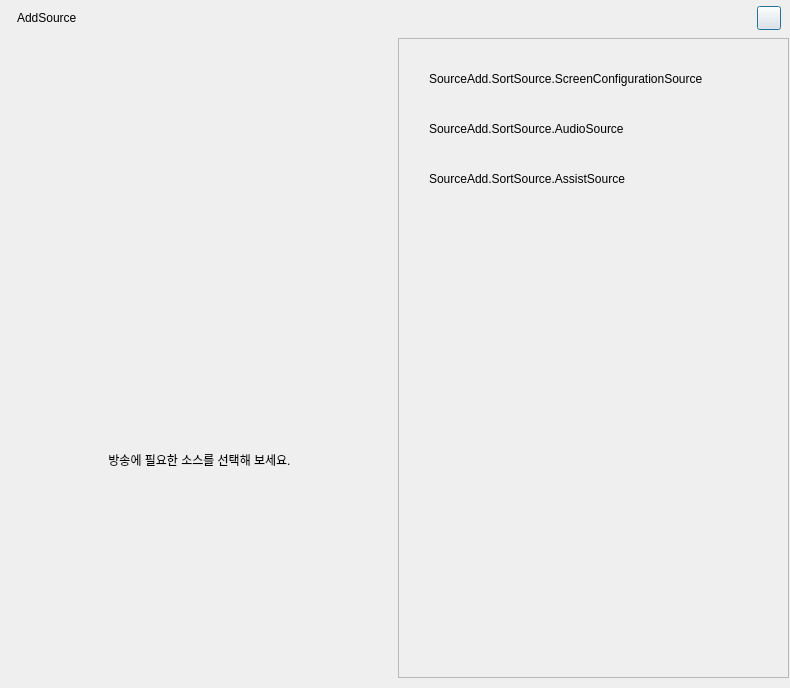
<?xml version="1.0" encoding="UTF-8"?>
<ui version="4.0">
 <class>AFQSelectSourceDialog</class>
 <widget class="QDialog" name="AFQSelectSourceDialog">
  <property name="geometry">
   <rect>
    <x>0</x>
    <y>0</y>
    <width>790</width>
    <height>688</height>
   </rect>
  </property>
  <property name="sizePolicy">
   <sizepolicy hsizetype="Preferred" vsizetype="Preferred">
    <horstretch>0</horstretch>
    <verstretch>0</verstretch>
   </sizepolicy>
  </property>
  <property name="minimumSize">
   <size>
    <width>790</width>
    <height>688</height>
   </size>
  </property>
  <property name="windowTitle">
   <string>Dialog</string>
  </property>
  <property name="styleSheet">
   <string notr="true"/>
  </property>
  <layout class="QVBoxLayout" name="verticalLayout">
   <property name="spacing">
    <number>0</number>
   </property>
   <property name="leftMargin">
    <number>1</number>
   </property>
   <property name="topMargin">
    <number>0</number>
   </property>
   <property name="rightMargin">
    <number>1</number>
   </property>
   <property name="bottomMargin">
    <number>0</number>
   </property>
   <item>
    <widget class="QFrame" name="titleFrame">
     <property name="minimumSize">
      <size>
       <width>0</width>
       <height>38</height>
      </size>
     </property>
     <property name="maximumSize">
      <size>
       <width>16777215</width>
       <height>38</height>
      </size>
     </property>
     <layout class="QHBoxLayout" name="horizontalLayout_3">
      <property name="leftMargin">
       <number>16</number>
      </property>
      <property name="topMargin">
       <number>6</number>
      </property>
      <property name="rightMargin">
       <number>8</number>
      </property>
      <property name="bottomMargin">
       <number>8</number>
      </property>
      <item>
       <widget class="QLabel" name="titleLabel">
        <property name="text">
         <string>AddSource</string>
        </property>
        <property name="labelType" stdset="0">
         <string>labelTitle</string>
        </property>
       </widget>
      </item>
      <item>
       <spacer name="horizontalSpacer">
        <property name="orientation">
         <enum>Qt::Horizontal</enum>
        </property>
        <property name="sizeHint" stdset="0">
         <size>
          <width>40</width>
          <height>20</height>
         </size>
        </property>
       </spacer>
      </item>
      <item>
       <widget class="QPushButton" name="closeButton">
        <property name="minimumSize">
         <size>
          <width>24</width>
          <height>24</height>
         </size>
        </property>
        <property name="maximumSize">
         <size>
          <width>24</width>
          <height>24</height>
         </size>
        </property>
        <property name="text">
         <string/>
        </property>
        <property name="iconSize">
         <size>
          <width>11</width>
          <height>11</height>
         </size>
        </property>
        <property name="buttonType" stdset="0">
         <string>closeButton</string>
        </property>
       </widget>
      </item>
     </layout>
    </widget>
   </item>
   <item>
    <layout class="QHBoxLayout" name="horizontalLayout_4" stretch="0,0">
     <property name="leftMargin">
      <number>0</number>
     </property>
     <property name="topMargin">
      <number>0</number>
     </property>
     <property name="rightMargin">
      <number>0</number>
     </property>
     <property name="bottomMargin">
      <number>0</number>
     </property>
     <item>
      <widget class="QStackedWidget" name="stackedWidget">
       <property name="sizePolicy">
        <sizepolicy hsizetype="Preferred" vsizetype="Preferred">
         <horstretch>0</horstretch>
         <verstretch>0</verstretch>
        </sizepolicy>
       </property>
       <property name="currentIndex">
        <number>1</number>
       </property>
       <widget class="QFrame" name="frameSourceInfo">
        <property name="sizePolicy">
         <sizepolicy hsizetype="Preferred" vsizetype="Preferred">
          <horstretch>0</horstretch>
          <verstretch>0</verstretch>
         </sizepolicy>
        </property>
        <property name="minimumSize">
         <size>
          <width>397</width>
          <height>648</height>
         </size>
        </property>
        <property name="maximumSize">
         <size>
          <width>16777215</width>
          <height>16777215</height>
         </size>
        </property>
        <property name="layoutDirection">
         <enum>Qt::LeftToRight</enum>
        </property>
        <property name="frameShape">
         <enum>QFrame::StyledPanel</enum>
        </property>
        <property name="frameShadow">
         <enum>QFrame::Raised</enum>
        </property>
        <layout class="QVBoxLayout" name="sourceInfoLayout">
         <property name="spacing">
          <number>0</number>
         </property>
         <property name="sizeConstraint">
          <enum>QLayout::SetDefaultConstraint</enum>
         </property>
         <property name="leftMargin">
          <number>0</number>
         </property>
         <property name="topMargin">
          <number>0</number>
         </property>
         <property name="rightMargin">
          <number>0</number>
         </property>
         <property name="bottomMargin">
          <number>0</number>
         </property>
         <item>
          <spacer name="verticalSpacer_4">
           <property name="orientation">
            <enum>Qt::Vertical</enum>
           </property>
           <property name="sizeType">
            <enum>QSizePolicy::Expanding</enum>
           </property>
           <property name="sizeHint" stdset="0">
            <size>
             <width>20</width>
             <height>100</height>
            </size>
           </property>
          </spacer>
         </item>
         <item>
          <widget class="QLabel" name="labelSourceName">
           <property name="minimumSize">
            <size>
             <width>0</width>
             <height>22</height>
            </size>
           </property>
           <property name="maximumSize">
            <size>
             <width>16777215</width>
             <height>22</height>
            </size>
           </property>
           <property name="text">
            <string>source Name</string>
           </property>
           <property name="alignment">
            <set>Qt::AlignCenter</set>
           </property>
          </widget>
         </item>
         <item>
          <spacer name="verticalSpacer_5">
           <property name="orientation">
            <enum>Qt::Vertical</enum>
           </property>
           <property name="sizeType">
            <enum>QSizePolicy::Fixed</enum>
           </property>
           <property name="sizeHint" stdset="0">
            <size>
             <width>20</width>
             <height>14</height>
            </size>
           </property>
          </spacer>
         </item>
         <item>
          <layout class="QHBoxLayout" name="horizontalLayout_2">
           <property name="spacing">
            <number>0</number>
           </property>
           <property name="topMargin">
            <number>0</number>
           </property>
           <item>
            <widget class="QLabel" name="labelSourceInfo">
             <property name="minimumSize">
              <size>
               <width>350</width>
               <height>90</height>
              </size>
             </property>
             <property name="maximumSize">
              <size>
               <width>350</width>
               <height>90</height>
              </size>
             </property>
             <property name="text">
              <string>source Info</string>
             </property>
             <property name="alignment">
              <set>Qt::AlignCenter</set>
             </property>
             <property name="wordWrap">
              <bool>true</bool>
             </property>
            </widget>
           </item>
          </layout>
         </item>
         <item>
          <spacer name="verticalSpacer_6">
           <property name="orientation">
            <enum>Qt::Vertical</enum>
           </property>
           <property name="sizeType">
            <enum>QSizePolicy::Fixed</enum>
           </property>
           <property name="sizeHint" stdset="0">
            <size>
             <width>20</width>
             <height>78</height>
            </size>
           </property>
          </spacer>
         </item>
         <item>
          <layout class="QHBoxLayout" name="horizontalLayout">
           <item>
            <widget class="QLabel" name="labelSourceImage">
             <property name="minimumSize">
              <size>
               <width>285</width>
               <height>160</height>
              </size>
             </property>
             <property name="maximumSize">
              <size>
               <width>285</width>
               <height>160</height>
              </size>
             </property>
             <property name="text">
              <string>source Image</string>
             </property>
             <property name="alignment">
              <set>Qt::AlignCenter</set>
             </property>
            </widget>
           </item>
          </layout>
         </item>
         <item>
          <spacer name="verticalSpacer_7">
           <property name="orientation">
            <enum>Qt::Vertical</enum>
           </property>
           <property name="sizeHint" stdset="0">
            <size>
             <width>20</width>
             <height>40</height>
            </size>
           </property>
          </spacer>
         </item>
        </layout>
       </widget>
       <widget class="QFrame" name="emptySourceFrame">
        <property name="sizePolicy">
         <sizepolicy hsizetype="Preferred" vsizetype="Preferred">
          <horstretch>0</horstretch>
          <verstretch>0</verstretch>
         </sizepolicy>
        </property>
        <layout class="QVBoxLayout" name="verticalLayout_EmptySource" stretch="0,0,0,0,0">
         <property name="spacing">
          <number>0</number>
         </property>
         <property name="leftMargin">
          <number>0</number>
         </property>
         <property name="topMargin">
          <number>0</number>
         </property>
         <property name="rightMargin">
          <number>0</number>
         </property>
         <property name="bottomMargin">
          <number>0</number>
         </property>
         <item>
          <spacer name="verticalSpacer_8">
           <property name="orientation">
            <enum>Qt::Vertical</enum>
           </property>
           <property name="sizeType">
            <enum>QSizePolicy::Expanding</enum>
           </property>
           <property name="sizeHint" stdset="0">
            <size>
             <width>20</width>
             <height>192</height>
            </size>
           </property>
          </spacer>
         </item>
         <item>
          <layout class="QHBoxLayout" name="horizontalLayout_5">
           <property name="topMargin">
            <number>0</number>
           </property>
           <item>
            <widget class="QLabel" name="label_EmptySource">
             <property name="minimumSize">
              <size>
               <width>167</width>
               <height>160</height>
              </size>
             </property>
             <property name="maximumSize">
              <size>
               <width>167</width>
               <height>160</height>
              </size>
             </property>
             <property name="text">
              <string/>
             </property>
            </widget>
           </item>
          </layout>
         </item>
         <item>
          <spacer name="verticalSpacer_10">
           <property name="orientation">
            <enum>Qt::Vertical</enum>
           </property>
           <property name="sizeType">
            <enum>QSizePolicy::Fixed</enum>
           </property>
           <property name="sizeHint" stdset="0">
            <size>
             <width>20</width>
             <height>34</height>
            </size>
           </property>
          </spacer>
         </item>
         <item>
          <widget class="QLabel" name="label_EmptyGuide">
           <property name="text">
            <string>방송에 필요한 소스를 선택해 보세요.</string>
           </property>
           <property name="alignment">
            <set>Qt::AlignCenter</set>
           </property>
          </widget>
         </item>
         <item>
          <spacer name="verticalSpacer_9">
           <property name="orientation">
            <enum>Qt::Vertical</enum>
           </property>
           <property name="sizeHint" stdset="0">
            <size>
             <width>20</width>
             <height>40</height>
            </size>
           </property>
          </spacer>
         </item>
        </layout>
       </widget>
      </widget>
     </item>
     <item>
      <widget class="QFrame" name="sourceListFrame">
       <layout class="QVBoxLayout" name="sourceListLayout">
        <property name="spacing">
         <number>0</number>
        </property>
        <property name="leftMargin">
         <number>0</number>
        </property>
        <property name="topMargin">
         <number>0</number>
        </property>
        <property name="rightMargin">
         <number>0</number>
        </property>
        <property name="bottomMargin">
         <number>10</number>
        </property>
        <item>
         <widget class="QScrollArea" name="sourceScrollArea">
          <property name="minimumSize">
           <size>
            <width>0</width>
            <height>0</height>
           </size>
          </property>
          <property name="horizontalScrollBarPolicy">
           <enum>Qt::ScrollBarAlwaysOff</enum>
          </property>
          <property name="sizeAdjustPolicy">
           <enum>QAbstractScrollArea::AdjustIgnored</enum>
          </property>
          <property name="widgetResizable">
           <bool>true</bool>
          </property>
          <widget class="QWidget" name="scrollAreaWidgetContents">
           <property name="geometry">
            <rect>
             <x>0</x>
             <y>0</y>
             <width>381</width>
             <height>636</height>
            </rect>
           </property>
           <layout class="QVBoxLayout" name="sourceSelectLayout" stretch="0,1,0,0,1,0,0,1,0">
            <property name="spacing">
             <number>10</number>
            </property>
            <property name="leftMargin">
             <number>30</number>
            </property>
            <property name="topMargin">
             <number>30</number>
            </property>
            <property name="rightMargin">
             <number>30</number>
            </property>
            <item>
             <widget class="QLabel" name="labelScreenComposit">
              <property name="minimumSize">
               <size>
                <width>300</width>
                <height>20</height>
               </size>
              </property>
              <property name="maximumSize">
               <size>
                <width>300</width>
                <height>20</height>
               </size>
              </property>
              <property name="text">
               <string>SourceAdd.SortSource.ScreenConfigurationSource</string>
              </property>
              <property name="labelType" stdset="0">
               <string>labelAddSourceComposit</string>
              </property>
             </widget>
            </item>
            <item>
             <layout class="QGridLayout" name="gridLayoutScreen">
              <property name="spacing">
               <number>10</number>
              </property>
             </layout>
            </item>
            <item>
             <spacer name="verticalSpacer">
              <property name="orientation">
               <enum>Qt::Vertical</enum>
              </property>
              <property name="sizeType">
               <enum>QSizePolicy::Fixed</enum>
              </property>
              <property name="sizeHint" stdset="0">
               <size>
                <width>20</width>
                <height>20</height>
               </size>
              </property>
             </spacer>
            </item>
            <item>
             <widget class="QLabel" name="labelAudioComposit">
              <property name="minimumSize">
               <size>
                <width>300</width>
                <height>20</height>
               </size>
              </property>
              <property name="maximumSize">
               <size>
                <width>300</width>
                <height>20</height>
               </size>
              </property>
              <property name="text">
               <string>SourceAdd.SortSource.AudioSource</string>
              </property>
              <property name="labelType" stdset="0">
               <string>labelAddSourceComposit</string>
              </property>
             </widget>
            </item>
            <item>
             <layout class="QGridLayout" name="gridLayoutAudio">
              <property name="spacing">
               <number>10</number>
              </property>
             </layout>
            </item>
            <item>
             <spacer name="verticalSpacer_2">
              <property name="orientation">
               <enum>Qt::Vertical</enum>
              </property>
              <property name="sizeType">
               <enum>QSizePolicy::Fixed</enum>
              </property>
              <property name="sizeHint" stdset="0">
               <size>
                <width>20</width>
                <height>20</height>
               </size>
              </property>
             </spacer>
            </item>
            <item>
             <widget class="QLabel" name="labelEtcComposit">
              <property name="minimumSize">
               <size>
                <width>300</width>
                <height>20</height>
               </size>
              </property>
              <property name="maximumSize">
               <size>
                <width>300</width>
                <height>20</height>
               </size>
              </property>
              <property name="text">
               <string>SourceAdd.SortSource.AssistSource</string>
              </property>
              <property name="labelType" stdset="0">
               <string>labelAddSourceComposit</string>
              </property>
             </widget>
            </item>
            <item>
             <layout class="QGridLayout" name="gridLayoutEtc">
              <property name="topMargin">
               <number>0</number>
              </property>
              <property name="spacing">
               <number>10</number>
              </property>
             </layout>
            </item>
            <item>
             <spacer name="verticalSpacer_3">
              <property name="orientation">
               <enum>Qt::Vertical</enum>
              </property>
              <property name="sizeHint" stdset="0">
               <size>
                <width>20</width>
                <height>40</height>
               </size>
              </property>
             </spacer>
            </item>
           </layout>
          </widget>
         </widget>
        </item>
       </layout>
      </widget>
     </item>
    </layout>
   </item>
  </layout>
 </widget>
 <resources>
  <include location="aneta-main-resource.qrc"/>
 </resources>
 <connections/>
</ui>
